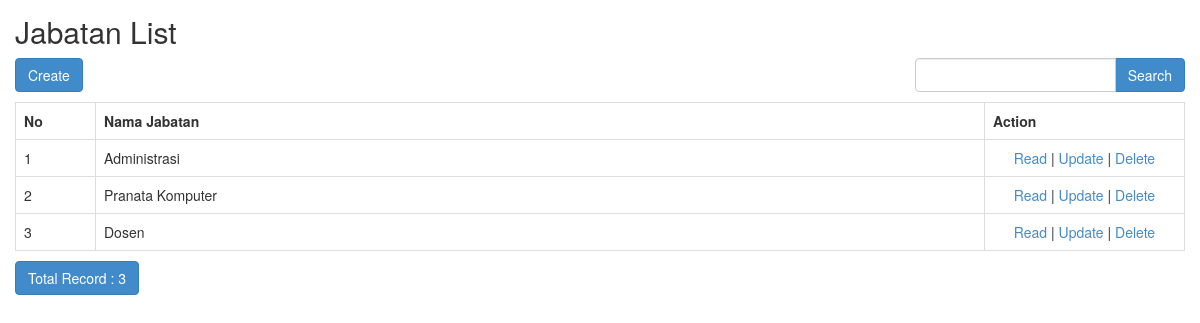
The page /index.php/jabatan on the database its author committed.
### tables this page shows
CREATE TABLE `jabatan` (
  `id_jabatan` int(11) NOT NULL,
  `nama_jabatan` varchar(255) NOT NULL,
  `created_at` timestamp NOT NULL DEFAULT current_timestamp(),
  `updated_at` timestamp NOT NULL DEFAULT current_timestamp() ON UPDATE current_timestamp(),
  `deleted_at` timestamp NULL DEFAULT NULL
);

### application/controllers/Jabatan.php (called while the page is built, shortened)
<?php
class Jabatan extends CI_Controller
{
	function __construct()
	{
		$this->load->model('Jabatan_model');
		$this->load->library('form_validation');
	}
	public function index()
	{
		$q = urldecode($this->input->get('q', TRUE));
		$start = intval($this->input->get('start'));
		if ($q <> '') {
			$config['base_url'] = base_url() . 'jabatan/index.html?q=' . urlencode($q);
			$config['first_url'] = base_url() . 'jabatan/index.html?q=' . urlencode($q);
		} else {
			$config['base_url'] = base_url() . 'jabatan/index.html';
			$config['first_url'] = base_url() . 'jabatan/index.html';
		}
		$config['per_page'] = 10;
		$config['page_query_string'] = TRUE;
		$config['total_rows'] = $this->Jabatan_model->total_rows($q, TRUE);
		$jabatan = $this->Jabatan_model->get_limit_data($config['per_page'], $start, $q, TRUE);
		$this->load->library('pagination');
		$this->pagination->initialize($config);
		$data = array(
			'jabatan_data' => $jabatan,
			'q' => $q,
			'pagination' => $this->pagination->create_links(),
			'total_rows' => $config['total_rows'],
			'start' => $start,
		);
		$this->load->view('jabatan/jabatan_list', $data);
	}
}

### index.php (called while the page is built, shortened)
<?php
require_once BASEPATH.'core/CodeIgniter.php';

### application/config/config.php (called while the page is built, shortened)
<?php
$config['base_url'] = 'http://localhost/sipreti';
$config['index_page'] = '';
$config['uri_protocol']	= 'REQUEST_URI';
$config['url_suffix'] = '.html';
$config['language']	= 'english';
$config['charset'] = 'UTF-8';
$config['enable_hooks'] = FALSE;
$config['subclass_prefix'] = 'MY_';
$config['composer_autoload'] = FALSE;
$config['permitted_uri_chars'] = 'a-z 0-9~%.:_\-';
$config['enable_query_strings'] = FALSE;
$config['controller_trigger'] = 'c';
$config['function_trigger'] = 'm';
$config['directory_trigger'] = 'd';
$config['allow_get_array'] = TRUE;
$config['log_threshold'] = 0;
$config['log_path'] = '';
$config['log_file_extension'] = '';
$config['log_file_permissions'] = 0644;
$config['log_date_format'] = 'Y-m-d H:i:s';
$config['error_views_path'] = '';
$config['cache_path'] = '';
$config['cache_query_string'] = FALSE;
$config['encryption_key'] = 'randomstring';
$config['sess_driver'] = 'files';
$config['sess_cookie_name'] = 'ci_session';
$config['sess_samesite'] = 'Lax';
$config['sess_expiration'] = 7200;
$config['sess_save_path'] = NULL;
$config['sess_match_ip'] = FALSE;
$config['sess_time_to_update'] = 300;
$config['sess_regenerate_destroy'] = FALSE;
$config['cookie_prefix']	= '';
$config['cookie_domain']	= '';
$config['cookie_path']		= '/';
$config['cookie_secure']	= FALSE;
$config['cookie_httponly'] 	= FALSE;
$config['cookie_samesite'] 	= 'Lax';
$config['standardize_newlines'] = FALSE;
$config['global_xss_filtering'] = TRUE;
$config['csrf_protection'] = FALSE;
$config['csrf_token_name'] = 'csrf_test_name';
$config['csrf_cookie_name'] = 'csrf_cookie_name';
$config['csrf_expire'] = 7200;
$config['csrf_regenerate'] = TRUE;
$config['csrf_exclude_uris'] = array();
$config['compress_output'] = FALSE;
$config['time_reference'] = 'local';
$config['rewrite_short_tags'] = FALSE;
$config['proxy_ips'] = '';

### application/models/Jabatan_model.php (called while the page is built, shortened)
<?php
class Jabatan_model extends CI_Model
{
	public function total_rows($q = NULL, $onlyActive = FALSE)
	{
		$this->db->like('nama_jabatan', $q);
		if ($onlyActive) {
			$this->db->where('(deleted_at IS NULL OR deleted_at = "")');
		}
		return $this->db->count_all_results('jabatan');
	}
	public function get_limit_data($limit, $start = 0, $q = NULL, $onlyActive = FALSE)
	{
		$this->db->like('nama_jabatan', $q);
		if ($onlyActive) {
			$this->db->where('(deleted_at IS NULL OR deleted_at = "")');
		}
		$this->db->limit($limit, $start);
		return $this->db->get('jabatan')->result();
	}
}

### application/views/jabatan/jabatan_list.php (the view, shortened to what this page needs)
<!doctype html>
<html>
    <head>
        <link rel="stylesheet" href="<?php echo base_url('assets/bootstrap/css/bootstrap.min.css') ?>"/>
    </head>
    <body>
        <h2 style="margin-top:0px">Jabatan List</h2>
        <div class="row" style="margin-bottom: 10px">
            <div class="col-md-4">
                <?php echo anchor(site_url('jabatan/create'),'Create', 'class="btn btn-primary"'); ?>
            </div>
            <div class="col-md-4 text-center">
            </div>
            <div class="col-md-1 text-right">
            </div>
            <div class="col-md-3 text-right">
                <form action="<?php echo site_url('jabatan/index'); ?>" class="form-inline" method="get">
                    <div class="input-group">
                        <input type="text" class="form-control" name="q" value="<?php echo $q; ?>">
                        <span class="input-group-btn">
                          <button class="btn btn-primary" type="submit">Search</button>
                        </span>
                    </div>
                </form>
            </div>
        </div>
        <table class="table table-bordered" style="margin-bottom: 10px">
            <tr>
                <th>No</th>
		<th>Nama Jabatan</th>
		<th>Action</th>
            </tr><?php
            foreach ($jabatan_data as $jabatan)
            {
                ?>
                <tr>
			<td width="80px"><?php echo ++$start ?></td>
			<td><?php echo $jabatan->nama_jabatan ?></td>
			<td style="text-align:center" width="200px">
				<?php
				echo anchor(site_url('jabatan/read/'.$jabatan->id_jabatan),'Read');
				echo ' | ';
				echo anchor(site_url('jabatan/update/'.$jabatan->id_jabatan),'Update');
				echo ' | ';
				echo anchor(site_url('jabatan/delete/'.$jabatan->id_jabatan),'Delete','onclick="javasciprt: return confirm(\'Are You Sure ?\')"');
				?>
			</td>
		</tr>
                <?php
            }
            ?>
        </table>
        <div class="row">
            <div class="col-md-6">
                <a href="#" class="btn btn-primary">Total Record : <?php echo $total_rows ?></a>
	    </div>
            <div class="col-md-6 text-right">
            </div>
        </div>
    </body>
</html>

### application/views/jabatan/jabatan_list.php (style rules this page uses)
body { padding: 15px; }

### rows shown on the page
jabatan: nama_jabatan "Administrasi", id_jabatan "Read", id_jabatan "Update", id_jabatan "Delete"
jabatan: nama_jabatan "Pranata Komputer", id_jabatan "Read", id_jabatan "Update", id_jabatan "Delete"
jabatan: nama_jabatan "Dosen", id_jabatan "Read", id_jabatan "Update", id_jabatan "Delete"

### other values the page prints
anchor(site_url('jabatan/create'),'Create', 'class="btn btn-primary"') "Create"
$total_rows "3"
